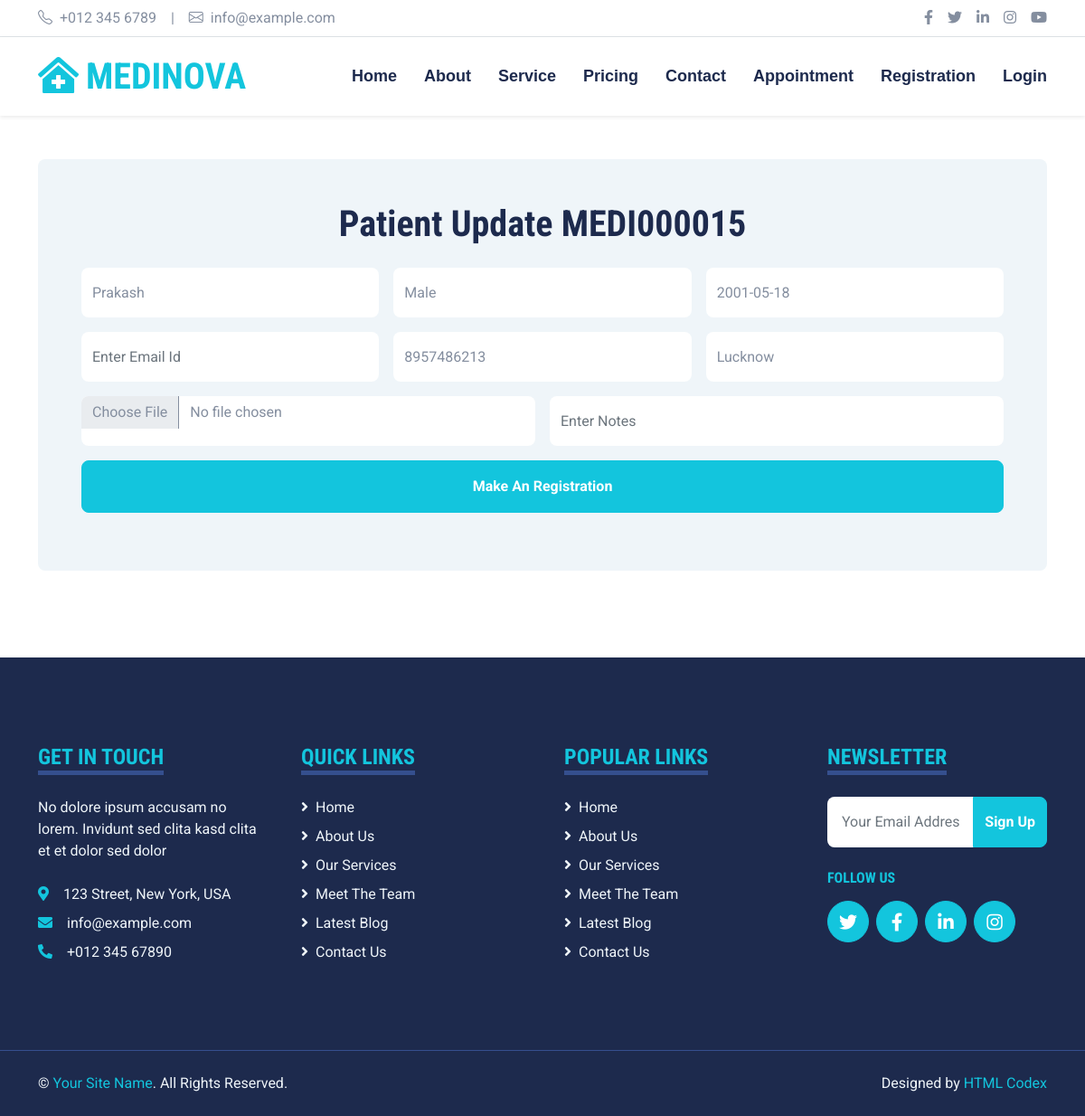
Page /patient_update/15 on the committed database.
### hms/models.py (models this page shows, shortened)
class Patient(models.Model):
    user = models.OneToOneField(User, on_delete=models.CASCADE, null=True, blank=True)
    name = models.CharField(max_length=100)
    gender = models.CharField(max_length=100, choices=GENDER_CHOICES)
    dob = models.DateField(null=True, blank=True)
    email = models.EmailField(null=True, blank=True)
    phone = models.CharField(max_length=10)
    address = models.CharField(max_length=255, null=True, blank=True)
    photo = models.ImageField(upload_to='media/patient', null=True, blank=True)
    note = models.CharField(max_length=255, null=True, blank=True)
    first_login = models.BooleanField(null=True, blank=True, default=False)
    created_date = models.DateTimeField(auto_now=True)

### hms/views.py (the view)
# urls.py: path('patient_update/<int:pid>', view_patient_update, name='patient_update'),
def view_patient_update(request, pid):
    patients = Patient.objects.all()
    patient = Patient.objects.get(id=pid)
    user = patient.user
    if request.method == "POST":
        form = PatientForm(request.POST, instance=patient)
        if form.is_valid():
            patient = form.save(commit=False)
            patient.user = user
            patient.save()
            msg = {
                'icon' : 'success',
                'title' : 'Congratulation!',
                'text' : 'Patient Update Successfully.'
            }
            return render(request, 'hms/registration.html', locals())
        else:
            msg = {
                'icon' : 'error',
                'title' : 'Oops!',
                'text' : 'Something went wrong. Please try again.'
            }
    else:
        form = PatientForm(instance=patient)
    return render(request, 'hms/patient_update.html', locals())

### hms/templates/hms/patient_update.html (shortened to what this page needs)
{% extends 'hms/main.html' %}
{% load static %}
{% block body %}
    <div class="container-fluid py-5">
        <div class="container">
            <div class="row gx-5">
                <div class="col-lg">
                    <div class="bg-light text-center rounded p-5">
                        <h1 class="mb-4">Patient Update {{user}}</h1>
                        <form method='POST'>
                            <div class="row g-3">
                                <div class="col col-lg-4 col-md-6 col-sm-12">{{form.name}}</div>
                                <div class="col col-lg-4 col-md-6 col-sm-12">{{form.gender}}</div>
                                <div class="col col-lg-4 col-md-6 col-sm-12">{{form.dob}}</div>
                                <div class="col col-lg-4 col-md-6 col-sm-12">{{form.email}}</div>
                                <div class="col col-lg-4 col-md-6 col-sm-12">{{form.phone}}</div>
                                <div class="col col-lg-4 col-md-6 col-sm-12">{{form.address}}</div>
                                <div class="col col-lg-6 col-md-6 col-sm-12 ">{{form.photo}}</div>
                                <div class="col col-lg-6 col-md-6 col-sm-12">{{form.note}}</div>
                            </div>
                            <div class="row g-3 py-3">
                                <div class="col">
                                    <button class="btn btn-primary w-100 py-3" type="submit">Make An Registration</button>
                                </div>
                            </div>
                        </form>
                    </div>
                </div>
            </div>
        </div>
    </div>
{% endblock body %}

### hms/static/hms/css/style.css (style rules this page uses)
:root { --primary: #13C5DD; --secondary: #354F8E; --light: #EFF5F9; --dark: #1D2A4D; }
.btn { font-weight: 700; transition: .5s; }
.btn-primary { color: #FFFFFF; }

### rows in the picture
Patient: name "Prakash", gender "Male", dob "2001-05-18", phone "8957486213", address "Lucknow"

### other values in the picture
{{ user }} "MEDI000015"
